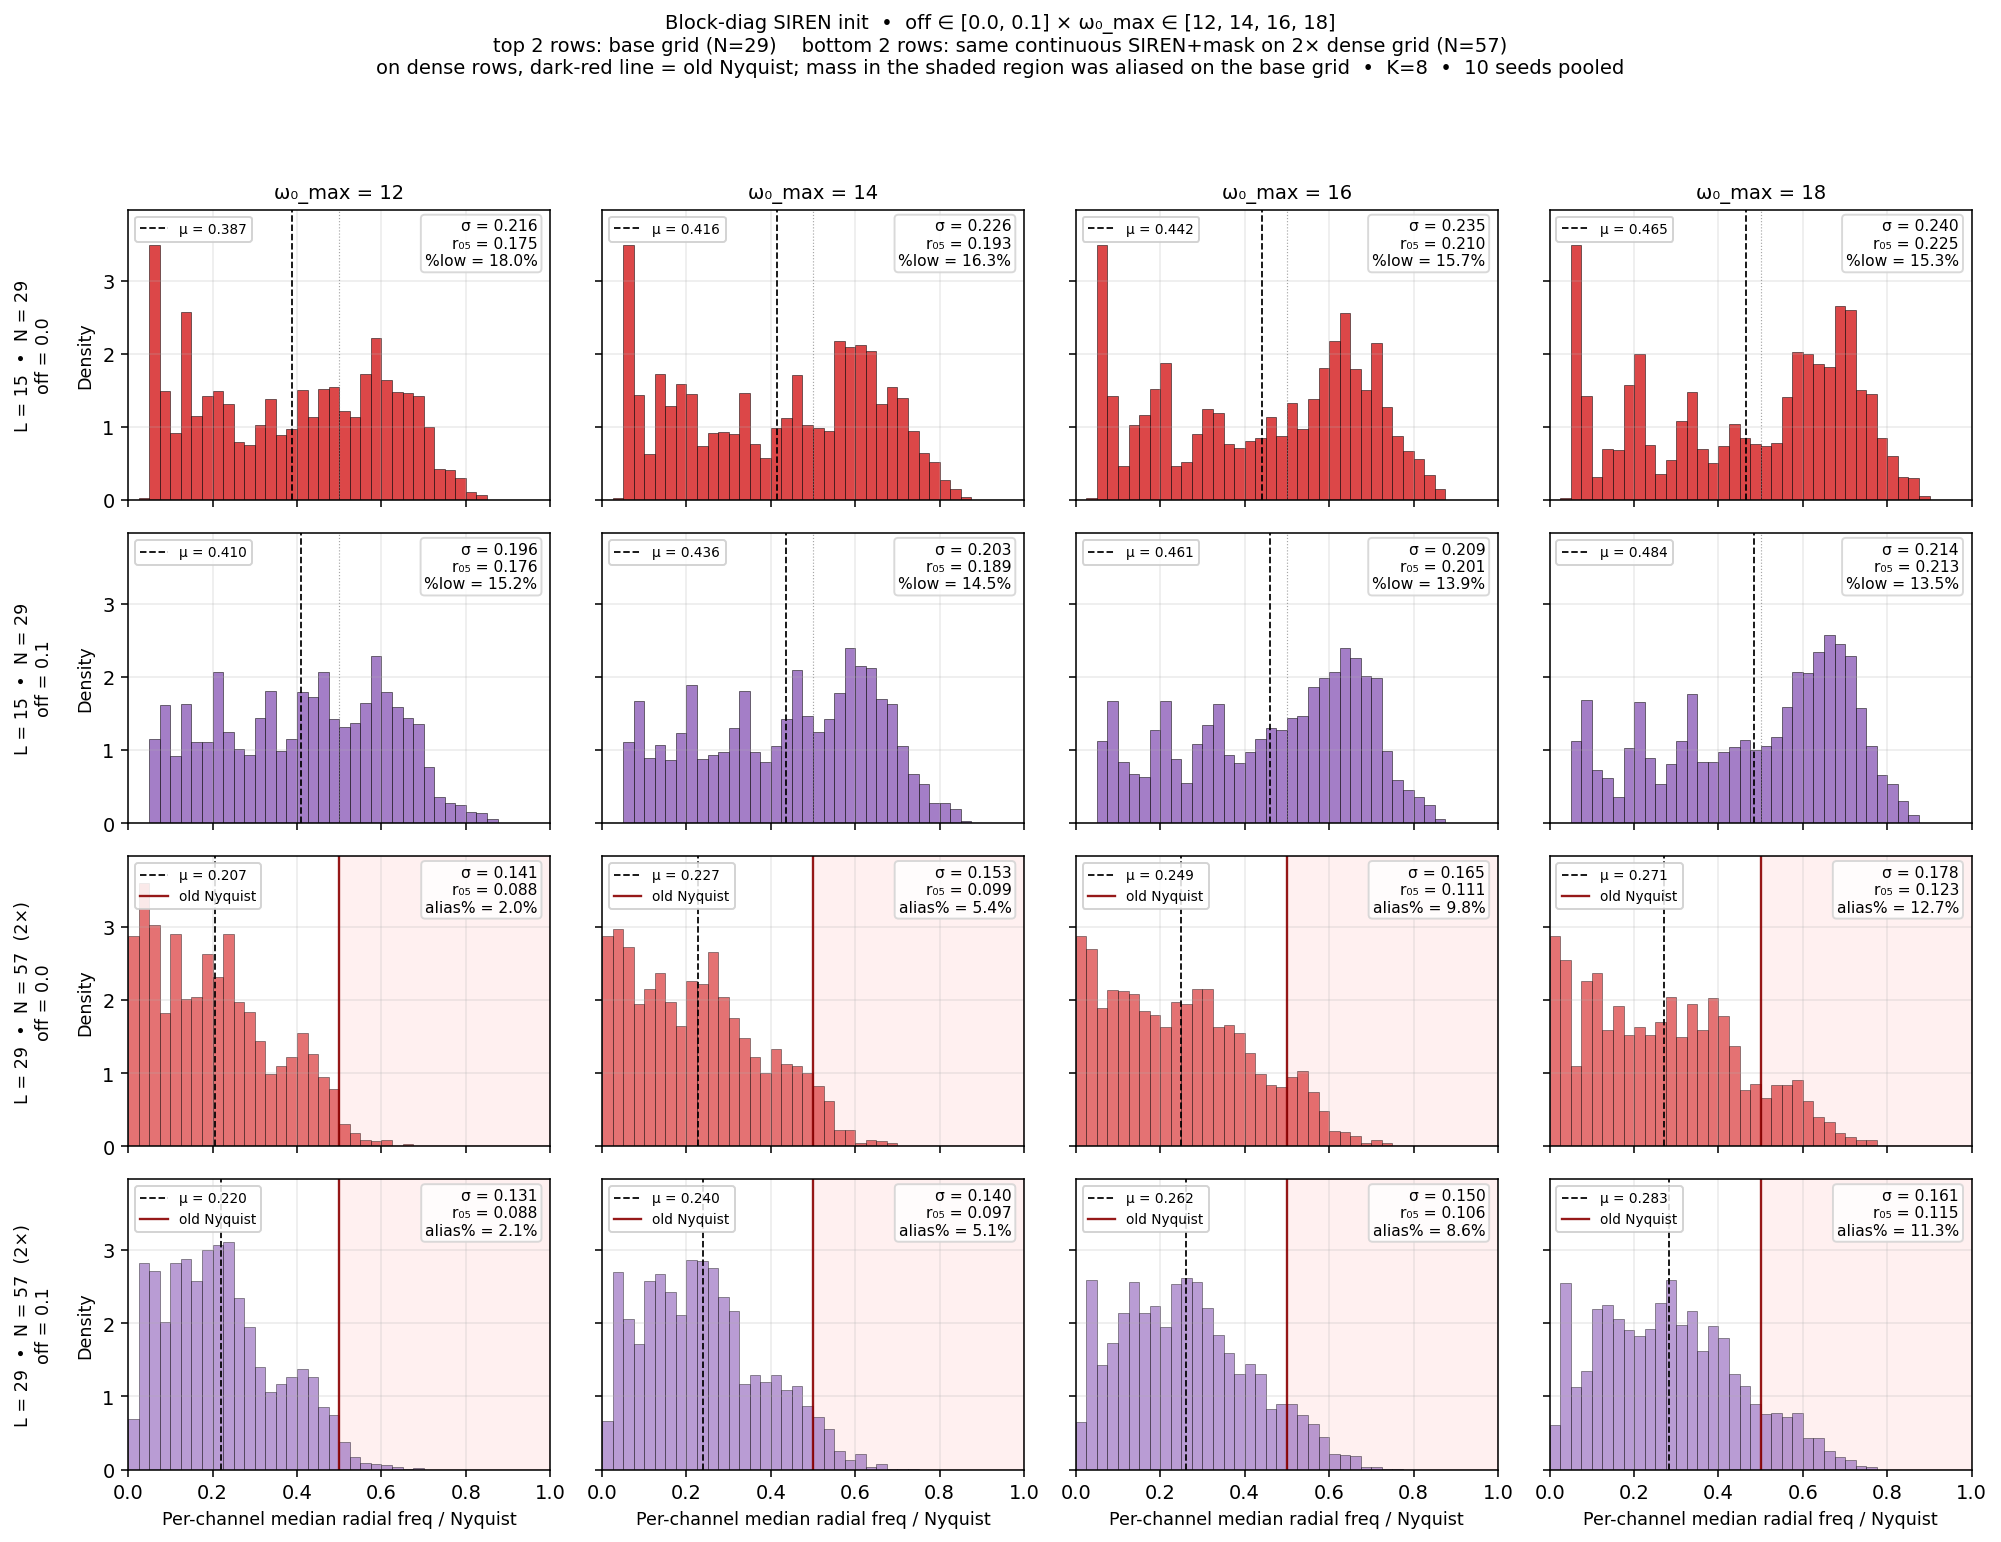

Write the Python code that produced this figure.
"""4x4 grid of per-channel median histograms over
``off_block_scale ∈ {0.0, 0.1} × ω₀_max ∈ {12, 14, 16, 18}``.

Linear ω₀ schedule, K=8 blocks, aligned mask.  Top two rows are the production
grid (L=15 → N=29).  Bottom two rows evaluate the *same continuous SIREN +
mask* on a 2× denser grid (L=29 → N=57) and rescale the x-axis to the new
(dense) Nyquist, so that the vertical line at 0.5 marks the *old* Nyquist.

Aliasing read-off (on the dense rows): any mass to the right of x=0.5 is
continuous content above the old Nyquist that gets folded back on N=29.  The
panel annotation ``alias%`` is the fraction of channels whose median sits past
0.5·new_Nyquist.

Run::

    PYTHONPATH=. python _tmp/spectrum_analysis/block_diag_default_off_omega_grid.py
"""

from __future__ import annotations

import argparse
import math
import sys
from pathlib import Path

import matplotlib.pyplot as plt
import numpy as np
import torch


sys.path.insert(0, str(Path(__file__).parent))
from analyze_kernel_spectrum import (
    PR_BASE_L,
    PR_DATA_DIM,
    PR_HIDDEN_DIM,
    PR_KERNEL_EMBEDDING_DIM,
    PR_KERNEL_HIDDEN_OMEGA_0,
    PR_KERNEL_MLP_HIDDEN_DIM,
    PR_KERNEL_NUM_LAYERS,
    compute_spectrum_stats,
)
from multiband_omega0 import build_aligned_mask
from multiomega_classes import BlockDiagonalMultiOmegaSIRENKernelND


NUM_BLOCKS = 8
OMEGA0_MIN = 1.0


def _build_block_diag(omega_per_block, *, off_block_scale, L, seed):
    torch.manual_seed(seed)
    return BlockDiagonalMultiOmegaSIRENKernelND(
        out_dim=PR_HIDDEN_DIM,
        data_dim=PR_DATA_DIM,
        mlp_hidden_dim=PR_KERNEL_MLP_HIDDEN_DIM,
        num_layers=PR_KERNEL_NUM_LAYERS,
        embedding_dim=PR_KERNEL_EMBEDDING_DIM,
        L_cache=L,
        use_bias=True,
        omega_0_per_block=omega_per_block,
        num_blocks=NUM_BLOCKS,
        off_block_scale=off_block_scale,
        hidden_omega_0=PR_KERNEL_HIDDEN_OMEGA_0,
    )


def _kernel_2d(siren, mask, L):
    with torch.no_grad():
        k, grid = siren(seq_lens=(L, L))
        if mask is not None:
            k = mask(grid=grid, x=k)
    return k.squeeze(0)


def _make_aligned_mask(L_cache: int):
    return build_aligned_mask(
        L_cache=L_cache,
        K=NUM_BLOCKS,
        channels_per_band=[PR_HIDDEN_DIM // NUM_BLOCKS] * NUM_BLOCKS,
    )


def _make_aligned_mask_continuous(L_target: int, ref_mask: torch.nn.Module) -> torch.nn.Module:
    """Build a Gaussian mask at L_target whose ``std_param`` is copied byte-for-byte
    from ``ref_mask``.  This evaluates the *same continuous Gaussians* on a denser
    grid (rather than re-initializing min_std/init_std_low for the new grid).
    """
    mask = _make_aligned_mask(L_cache=L_target)
    with torch.no_grad():
        mask.std_param.copy_(ref_mask.std_param)
    return mask


def _avg_stats(builder, mask_fn_base, L_base, L_dense, n_seeds):
    """Compute per-channel median histograms on both base and 2x-dense grids.

    Returns a dict with keys ``base`` and ``dense``, each containing the same
    summary fields (``mu``, ``sigma``, ``sigma_se``, ``r05_mean``, ``pct_low``,
    ``medians_pooled``).  The dense run additionally has ``alias_frac`` = fraction
    of per-channel medians that sit past 0.5·new_Nyquist (= old_Nyquist).
    """
    base_mu, base_sg, base_r05, base_plow = [], [], [], []
    dense_mu, dense_sg, dense_r05, dense_plow, dense_alias = [], [], [], [], []
    base_medians_all, dense_medians_all = [], []
    for s in range(n_seeds):
        # Base resolution.
        siren_base = builder(L=L_base, seed=s)
        mask_base = mask_fn_base()
        k_base = _kernel_2d(siren_base, mask_base, L_base)
        st_base = compute_spectrum_stats(k_base)
        base_mu.append(st_base.median_radius_per_channel.mean())
        base_sg.append(st_base.median_radius_per_channel.std())
        base_r05.append(st_base.r05_per_channel.mean())
        base_plow.append(float(np.mean(st_base.r05_per_channel < 0.05)))
        base_medians_all.append(st_base.median_radius_per_channel)

        # Dense resolution: same SIREN (params are L_cache-independent → same seed
        # rebuilds identical params on a denser grid), same continuous mask
        # (std_param copied from base mask).
        siren_dense = builder(L=L_dense, seed=s)
        mask_dense = _make_aligned_mask_continuous(L_dense, mask_base)
        k_dense = _kernel_2d(siren_dense, mask_dense, L_dense)
        st_dense = compute_spectrum_stats(k_dense)
        dense_mu.append(st_dense.median_radius_per_channel.mean())
        dense_sg.append(st_dense.median_radius_per_channel.std())
        dense_r05.append(st_dense.r05_per_channel.mean())
        dense_plow.append(float(np.mean(st_dense.r05_per_channel < 0.05)))
        dense_alias.append(float(np.mean(st_dense.median_radius_per_channel > 0.5)))
        dense_medians_all.append(st_dense.median_radius_per_channel)

    def _pack(mu, sg, r05, plow, medians_all, alias=None):
        out = dict(
            mu=float(np.mean(mu)),
            sigma=float(np.mean(sg)),
            sigma_se=float(np.std(sg) / math.sqrt(n_seeds)),
            r05_mean=float(np.mean(r05)),
            pct_low=float(np.mean(plow)),
            medians_pooled=np.concatenate(medians_all, axis=0),
        )
        if alias is not None:
            out["alias_frac"] = float(np.mean(alias))
        return out

    return dict(
        base=_pack(base_mu, base_sg, base_r05, base_plow, base_medians_all),
        dense=_pack(dense_mu, dense_sg, dense_r05, dense_plow, dense_medians_all, alias=dense_alias),
    )


def main() -> None:
    parser = argparse.ArgumentParser(description=__doc__, formatter_class=argparse.RawDescriptionHelpFormatter)
    parser.add_argument("--output-dir", type=Path, default=Path(__file__).parent)
    parser.add_argument("--n-seeds", type=int, default=10)
    parser.add_argument("--omega0-max-list", type=float, nargs="+", default=[12.0, 14.0, 16.0, 18.0])
    parser.add_argument("--off-list", type=float, nargs="+", default=[0.0, 0.1])
    args = parser.parse_args()
    args.output_dir.mkdir(parents=True, exist_ok=True)

    L_base = PR_BASE_L
    L_dense = 2 * L_base - 1  # → N_dense = 2*L_dense - 1 = 4*L_base - 3 = 57 (≈ 2× of N_base=29)
    N_base = 2 * L_base - 1
    N_dense = 2 * L_dense - 1
    print(
        f"L_base = {L_base} (N_base = {N_base})   "
        f"L_dense = {L_dense} (N_dense = {N_dense}, ≈{N_dense / N_base:.2f}× of base)"
    )
    print(f"K = {NUM_BLOCKS}  schedule = linear[{OMEGA0_MIN}, ω₀_max]  n_seeds = {args.n_seeds}")

    # Color per off_block_scale (consistent across columns).
    OFF_COLORS = {0.0: "#d62728", 0.1: "#9467bd"}

    print("\nComputing variants (base + 2× dense)...")
    grid: dict[tuple[float, float], dict] = {}
    for off in args.off_list:
        for om in args.omega0_max_list:
            omega_per_block = np.linspace(OMEGA0_MIN, om, NUM_BLOCKS)
            stats = _avg_stats(
                lambda L, seed, _omega=omega_per_block, _off=off: _build_block_diag(
                    _omega, off_block_scale=_off, L=L, seed=seed
                ),
                lambda: _make_aligned_mask(L_base),
                L_base,
                L_dense,
                args.n_seeds,
            )
            stats["omega_per_block"] = omega_per_block
            grid[(off, om)] = stats
            r_b, r_d = stats["base"], stats["dense"]
            print(
                f"  off={off:>3}  ω₀_max={om:>5}  "
                f"BASE  μ={r_b['mu']:.3f} σ={r_b['sigma']:.3f} r05={r_b['r05_mean']:.3f} "
                f"%low={100 * r_b['pct_low']:.1f}%   "
                f"DENSE μ={r_d['mu']:.3f} σ={r_d['sigma']:.3f} "
                f"alias%={100 * r_d['alias_frac']:.1f}%"
            )

    # ── Table ──────────────────────────────────────────────────────────────
    print("\n" + "=" * 130)
    print(
        f"{'off':>5} {'ω₀_max':>7} | "
        f"{'BASE μ':>7} {'BASE σ':>7} {'r_05':>7} {'%low':>6}  | "
        f"{'DENSE μ':>8} {'DENSE σ':>8} {'r_05':>7} {'%low':>6} {'alias%':>7}  | "
        f"per-block ω₀"
    )
    print("-" * 130)
    for off in args.off_list:
        for om in args.omega0_max_list:
            stats = grid[(off, om)]
            r_b, r_d = stats["base"], stats["dense"]
            ob = ", ".join(f"{x:.1f}" for x in stats["omega_per_block"])
            print(
                f"{off:>5.2f} {om:>7.1f} | "
                f"{r_b['mu']:>7.3f} {r_b['sigma']:>7.3f} {r_b['r05_mean']:>7.3f} "
                f"{100 * r_b['pct_low']:>5.1f}% | "
                f"{r_d['mu']:>8.3f} {r_d['sigma']:>8.3f} {r_d['r05_mean']:>7.3f} "
                f"{100 * r_d['pct_low']:>5.1f}% {100 * r_d['alias_frac']:>6.1f}% | "
                f"[{ob}]"
            )
    print("=" * 130)

    # ── 4x4 histogram grid (rows: base@off=0, base@off=0.1, dense@off=0, dense@off=0.1) ─
    rows: list[tuple[str, str, float, str]] = []  # (kind ∈ {base, dense}, off, label, axis_label)
    for off in args.off_list:
        rows.append(("base", off, f"L = {L_base}  •  N = {N_base}\noff = {off}"))
    for off in args.off_list:
        rows.append(("dense", off, f"L = {L_dense}  •  N = {N_dense}  (2×)\noff = {off}"))

    nrows = len(rows)
    ncols = len(args.omega0_max_list)
    fig, axes = plt.subplots(nrows, ncols, figsize=(3.6 * ncols, 2.8 * nrows), sharex=True, sharey=True)
    axes = np.array(axes).reshape(nrows, ncols)
    bins = np.linspace(0.0, 1.0, 41)

    # Common y-limit so heights are comparable across panels.
    max_density = 0.0
    for stats in grid.values():
        for kind in ("base", "dense"):
            d, _ = np.histogram(stats[kind]["medians_pooled"], bins=bins, density=True)
            max_density = max(max_density, float(d.max()))

    for i, (kind, off, ylabel) in enumerate(rows):
        for j, om in enumerate(args.omega0_max_list):
            ax = axes[i, j]
            r = grid[(off, om)][kind]
            color = OFF_COLORS[off]
            # Slightly fade the dense rows so the stark "alias" mass past x=0.5 reads as commentary.
            alpha = 0.85 if kind == "base" else 0.65
            ax.hist(
                r["medians_pooled"],
                bins=bins,
                color=color,
                alpha=alpha,
                density=True,
                edgecolor="black",
                linewidth=0.3,
            )
            ax.axvline(r["mu"], color="black", linestyle="--", linewidth=0.9, label=f"μ = {r['mu']:.3f}")
            if kind == "base":
                # Vertical line at 0.5·Nyquist (just a reference for symmetry with dense rows).
                ax.axvline(0.5, color="gray", linestyle=":", linewidth=0.6, alpha=0.7)
                stats_txt = f"σ = {r['sigma']:.3f}\nr₀₅ = {r['r05_mean']:.3f}\n%low = {100 * r['pct_low']:.1f}%"
            else:
                # On the dense axis, x=0.5 = old (base-grid) Nyquist.  Mass to the
                # right of that line is content that was aliased on the base grid.
                ax.axvline(0.5, color="darkred", linestyle="-", linewidth=1.2, alpha=0.9, label="old Nyquist")
                ax.axvspan(0.5, 1.0, color="red", alpha=0.06, zorder=-1)
                stats_txt = f"σ = {r['sigma']:.3f}\nr₀₅ = {r['r05_mean']:.3f}\nalias% = {100 * r['alias_frac']:.1f}%"
            ax.set_xlim(0.0, 1.0)
            ax.set_ylim(0.0, max_density * 1.10)
            ax.text(
                0.97,
                0.97,
                stats_txt,
                transform=ax.transAxes,
                ha="right",
                va="top",
                fontsize=8,
                bbox=dict(boxstyle="round,pad=0.25", facecolor="white", edgecolor="lightgray", alpha=0.85),
            )
            ax.legend(loc="upper left", fontsize=7, framealpha=0.85)
            if i == 0:
                ax.set_title(f"ω₀_max = {int(om)}", fontsize=10)
            if j == 0:
                ax.set_ylabel(f"{ylabel}\n\nDensity", fontsize=9)
            if i == nrows - 1:
                ax.set_xlabel("Per-channel median radial freq / Nyquist", fontsize=9)
            ax.grid(alpha=0.25)

    fig.suptitle(
        f"Block-diag SIREN init  •  off ∈ {args.off_list} × ω₀_max ∈ "
        f"{[int(o) for o in args.omega0_max_list]}\n"
        f"top 2 rows: base grid (N={N_base})    bottom 2 rows: same continuous "
        f"SIREN+mask on 2× dense grid (N={N_dense})\n"
        f"on dense rows, dark-red line = old Nyquist; mass in the shaded region was "
        f"aliased on the base grid  •  K={NUM_BLOCKS}  •  {args.n_seeds} seeds pooled",
        fontsize=10,
    )
    fig.tight_layout(rect=[0.0, 0.0, 1.0, 0.94])
    out_path = args.output_dir / "block_diag_default_off_omega_grid.png"
    fig.savefig(out_path, dpi=140, bbox_inches="tight")
    plt.close(fig)
    print(f"\n→ wrote {out_path}")


if __name__ == "__main__":
    main()
